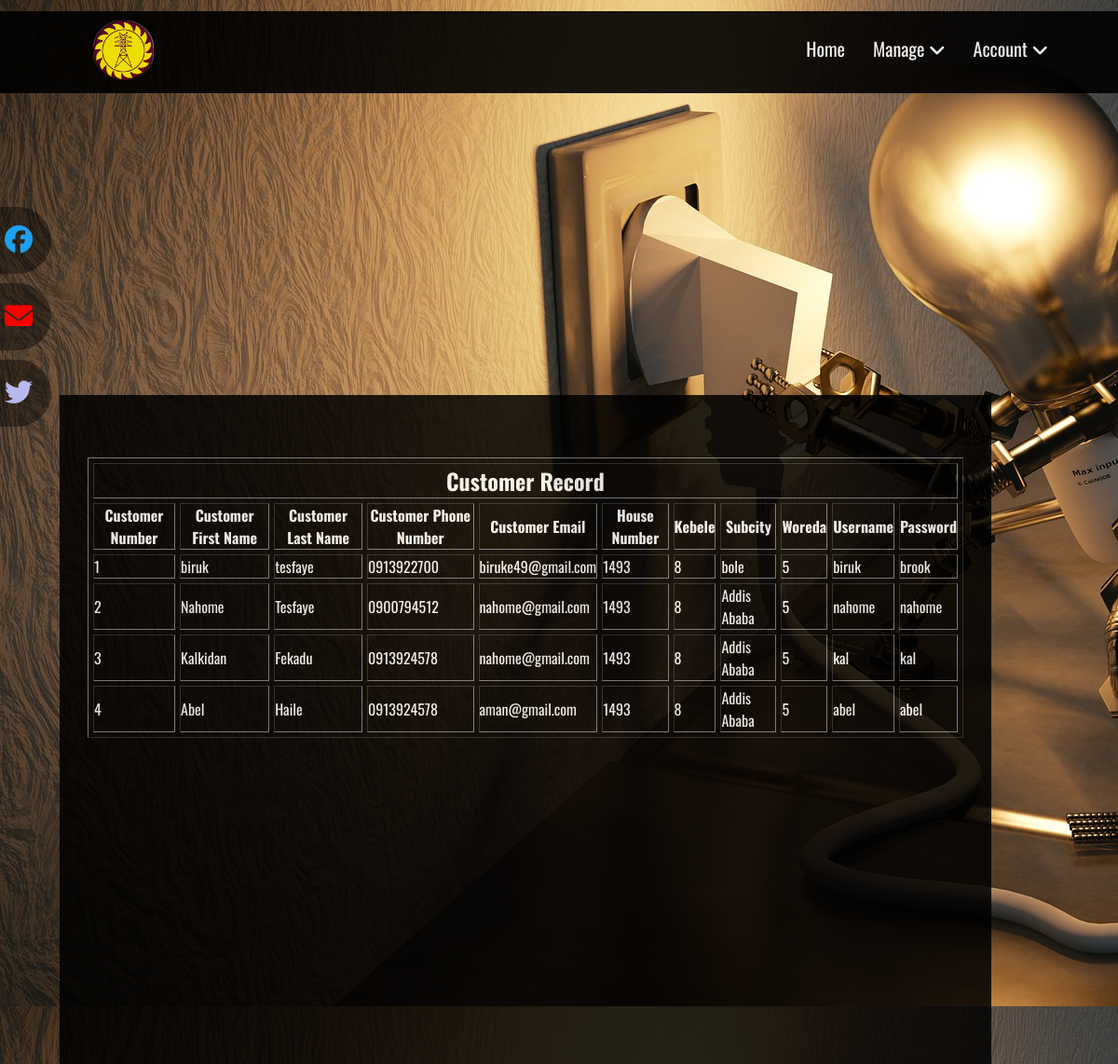
The page /cddm/viewcus.php on the database its author committed.
### tables this page shows
CREATE TABLE `customers` (
  `customer_number` int(11) NOT NULL,
  `customer_firstname` varchar(20) NOT NULL,
  `customer_lastname` varchar(20) NOT NULL,
  `customer_phonenumber` varchar(10) NOT NULL,
  `customer_email` varchar(25) NOT NULL,
  `house_blueprint` blob NOT NULL,
  `personal_id` blob NOT NULL,
  `house_no` int(11) NOT NULL,
  `kebele` int(11) NOT NULL,
  `subcity` varchar(20) NOT NULL,
  `woreda` int(11) NOT NULL,
  `username` varchar(15) NOT NULL,
  `password` varchar(15) NOT NULL
);

### cddm/viewcus.php (the view, shortened to what this page needs)
<!DOCTYPE html>
<html lang="en">
<head>
    <link rel="stylesheet" href="style.css">
     <link rel="stylesheet" href="https://cdnjs.cloudflare.com/ajax/libs/font-awesome/5.14.0/css/all.min.css">
</head>
<body>
<header>
	<nav>
		<div class="logo">
			<a href="aindex.php"><img width="65px" height="65px"  src="logo1000.jpg"></a>
		</div>
		<ul>
			<li><a href="aindex.php">Home</a></li>
			<li><a href="#">Manage <i class="fas fa-angle-down"></i></a>
   			</li>
			<li><a href="eupdpro.php">Account <i class="fas fa-angle-down"></i></a>
			</li>
	</nav>
</header>
<div class="social">
   <a href="https://www.facebook.com/EEUOfficial/">Facebook<i class="fa fa-facebook-official" aria-hidden="true"></i></a>
  <a href="mailto:eeucommunication@gmail.com">Email<i class="fa fa-envelope" aria-hidden="true"></i>
</i></a>
  <a href="https://twitter.com/EEUEthiopia">Twitter<i class="fa fa-twitter" aria-hidden="true"></i></a>
</div>
<form method="POST">
	<div class="loginbox1">
      <?php
$conn=mysqli_connect("localhost","root","");
$sqls="select * from customers";
$sear=mysqli_query($conn,$sqls);
$rows=mysqli_num_rows($sear);
if ($rows) {
  echo "<table border=1 cellspacing=5>";
  echo "<tr><td colspan='11'><h2><center>Customer Record</center></h2></td>";
  echo "<tr>";
  echo "<th>Customer Number</th>";
echo "<th>Customer First Name</th>";
echo "<th>Customer Last Name</th>";
echo "<th>Customer Phone Number</th>";
echo "<th>Customer Email</th>";
echo "<th>House Number</th>";
echo "<th>Kebele</th>";
echo "<th>Subcity</th>";
echo "<th>Woreda</th>";
echo "<th>Username</th>";
echo "<th>Password</th>";
echo "</tr>";
while ($rec=mysqli_fetch_array($sear)) {
  echo "<tr>";
  echo "<td>".$rec['customer_number']."</td>";
echo "<td>".$rec['customer_firstname']."</td>";
echo "<td>".$rec['customer_lastname']."</td>";
echo "<td>".$rec['customer_phonenumber']."</td>";
echo "<td>".$rec['customer_email']."</td>";
echo "<td>".$rec['house_no']."</td>";
echo "<td>".$rec['kebele']."</td>";
echo "<td>".$rec['subcity']."</td>";
echo "<td>".$rec['woreda']."</td>";
echo "<td>".$rec['username']."</td>";
echo "<td>".$rec['password']."</td></tr>";
}
}
else
echo "No Records";
?>
</div>
</body>
</html>

### cddm/style.css (style rules this page uses)
* { margin: 0px; padding: 0px; }
body { background-image: url(14.jpg); background-size: cover; color: white; font-family: 'Oswald', sans-serif; }
nav { background: black; margin-top: 1%; opacity: 90%; }
nav:after { content: ''; clear: both; display: table; }
.logo { float: left; color: #ece3e3; font-size: 28px; font-weight: 400; padding-left: 100px; line-height: 70px; text-shadow: 0px 0px 6px rgba(255,255,255,0.7); margin-top: 10px; margin-bottom: -10px; }
nav ul { float: right; list-style: none; margin-right: 60px; position: relative; }
nav ul li { float: left; display: inline-flexbox; background: black; margin: 5px 5px; }
nav ul li a { color: white; text-decoration: none; line-height: 70px; font-size: 20px; padding: 13px 10px; }
nav .logo a { color: white; text-decoration: none; font-size: 50px; }
.social { position: fixed; height: 60vh; display: flex; flex-direction: column; justify-content: center; transform: translate(-290px, 0); }
.social a { color: #fff; background: rgba(0, 0, 0, 0.4); font-size: 20px; font-weight: 600; text-decoration: none; display: block; margin: 5px; padding: 20px; width: 300px; text-align: right; border-radius: 50px; transition: 1s; transition-property: transform; }
.social i { margin-left: 10px; font-size: 30px; width: 30px; height: 30px; }
.social a:nth-child(1) i { color: #1DA0F0; }
.social a:nth-child(2) i { color: #F80000; }
.social a:nth-child(3) i { color: #B7B9F0; }
img { vertical-align: center; }
body { background: #f2f5f5; background-image: url(14.jpg); }
.social i { margin-left: 13px; font-size: 30px; width: 30px; height: 30px; }

### cddm/viewcus.php (style rules this page uses)
.loginbox1 { width: 1000px; height: 750px; background: #000; color:#fff; top: 70%; left: 47%; position:absolute; transform: translate(-50%,-50%); box-sizing: border-box; padding: 67px 30px; opacity: 85%; }

### rows shown on the page
customers: customer_number "1", customer_firstname "biruk", customer_lastname "tesfaye", customer_phonenumber "0913922700", customer_email "biruke49@gmail.com", house_no "1493", kebele "8", subcity "bole", woreda "5", username "biruk", password "brook"
customers: customer_number "2", customer_firstname "Nahome", customer_lastname "Tesfaye", customer_phonenumber "0900794512", customer_email "nahome@gmail.com", house_no "1493", kebele "8", subcity "Addis Ababa", woreda "5", username "nahome", password "nahome"
customers: customer_number "3", customer_firstname "Kalkidan", customer_lastname "Fekadu", customer_phonenumber "0913924578", customer_email "nahome@gmail.com", house_no "1493", kebele "8", subcity "Addis Ababa", woreda "5", username "kal", password "kal"
customers: customer_number "4", customer_firstname "Abel", customer_lastname "Haile", customer_phonenumber "0913924578", customer_email "aman@gmail.com", house_no "1493", kebele "8", subcity "Addis Ababa", woreda "5", username "abel", password "abel"
